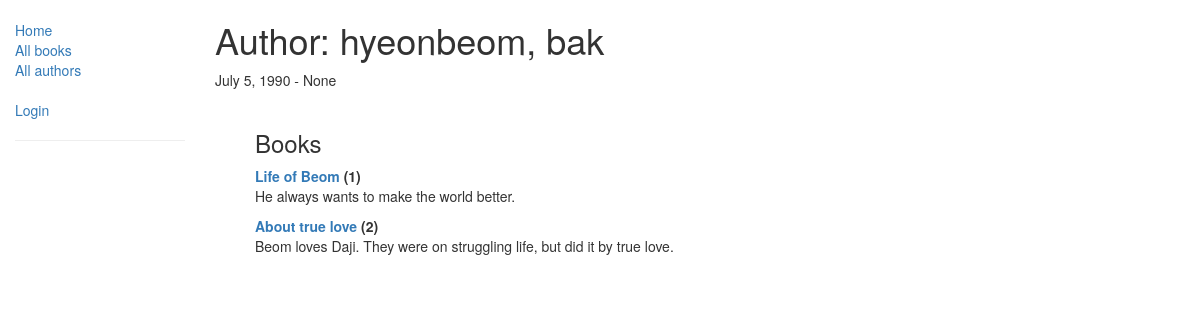
/catalog/author/1, run on an earlier commit of the app's database.
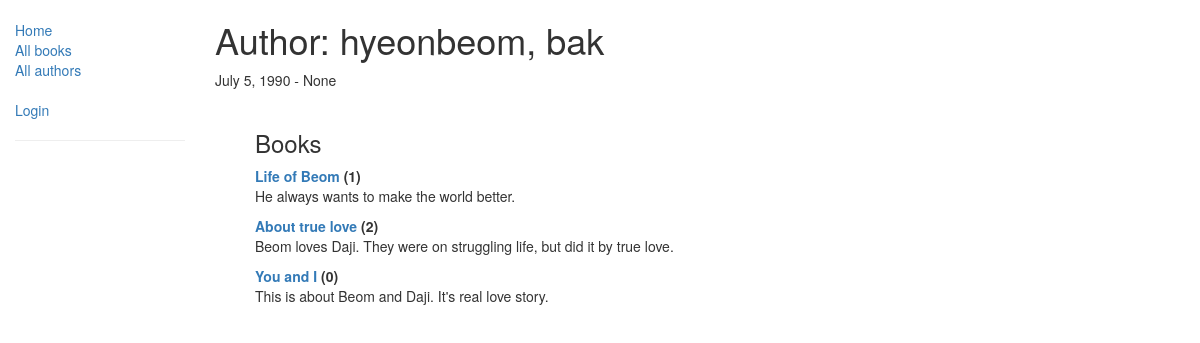
And on a later commit of the database.
### catalog/models.py (models this page shows, shortened)
class Book(models.Model):
    title = models.CharField(max_length=200)
    author = models.ForeignKey('Author', on_delete=models.SET_NULL, null=True)
    summary = models.TextField(max_length=1000, help_text='Enter a brief description of the book.')
    isbn = models.CharField('ISBN', max_length=13, help_text='13 Character <a href="https://www.isbn-international.org/content/what-isbn">ISBN number</a>')
    genre = models.ManyToManyField(Genre, help_text="Select a genre for this book.")
    language = LanguageField(default='English')
    def get_absolute_url(self):
        return reverse('book-detail', args=[str(self.id)])
    def display_genre(self):
        return ', '.join([genre.name for genre in self.genre.all()[:3]])
    display_genre.short_description = 'Genre'

### catalog/views.py (the view)
# urls.py: path('author/<int:pk>', views.AuthorDetailView.as_view(), name='author-detail'),
class AuthorDetailView(generic.DetailView):
    model = Author

### catalog/templates/catalog/author_detail.html
{% extends "base_generic.html" %}
{% block content %}
    <h1>Author: {{ author.first_name }}, {{ author.last_name }}</h1>
    <span>{{ author.date_of_birth }} - {{ author.date_of_death }}</span>
    <br>
    <br>
    <ul>
    <h3>Books</h3>
        {% if author %}
            {% for author_book in author.book_set.all %}
            <div>
                <span>
                    <strong><a href="{{ author_book.get_absolute_url }}">{{ author_book.title }}</a></strong>
                    <strong><span>({{ author_book.bookinstance_set.count }})</span></strong>
                </span>
                <p>{{ author_book.summary }}</p>
            </div>
            {% endfor %}
        {% else %}
        <p>There are no books in the library.</p>
        {% endif %}
    </ul>
{% endblock %}

What changed in the data, as far as the page shows it:
added Book: title "You and I", bookinstance_set.count "0", summary "This is about Beom and Daji. It's real love story."
